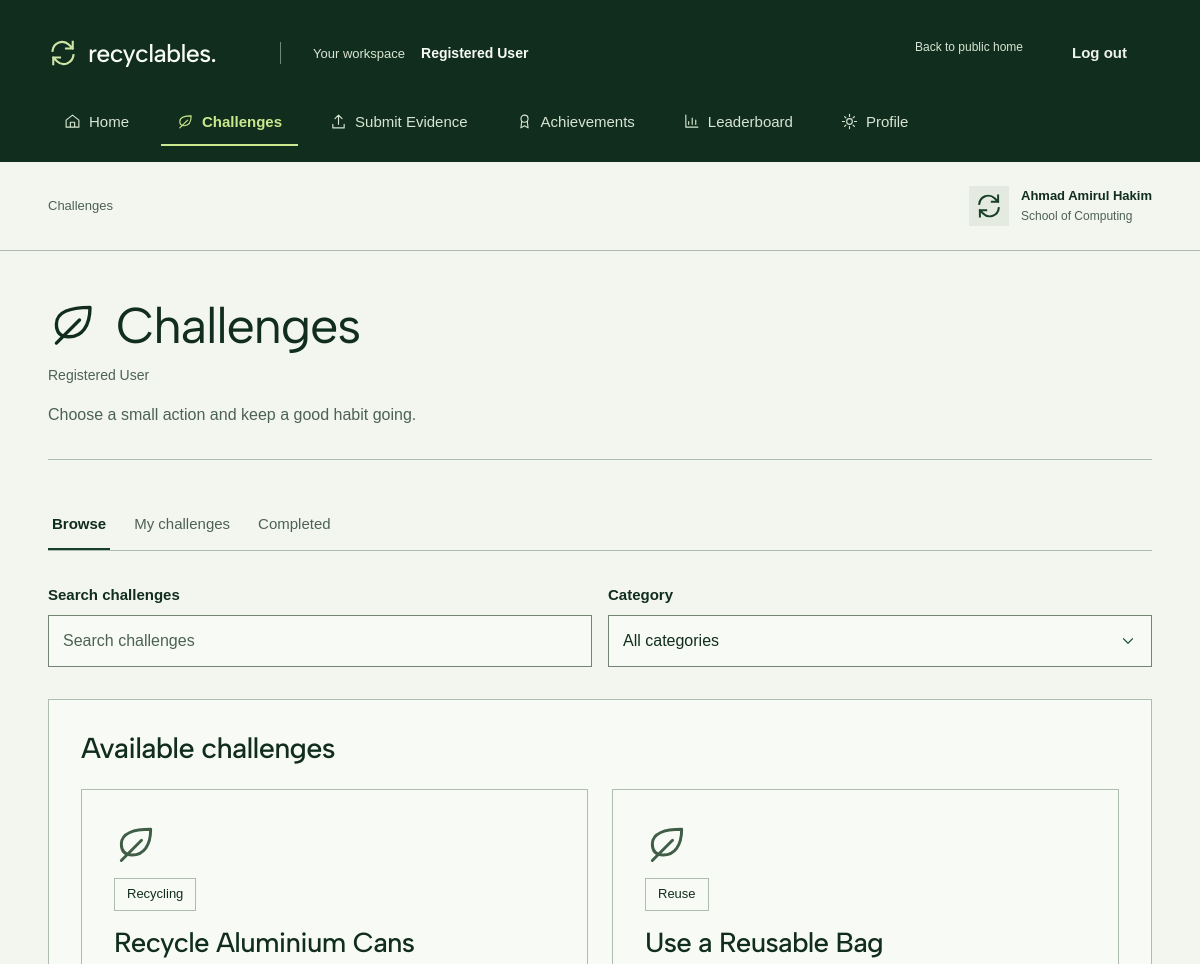
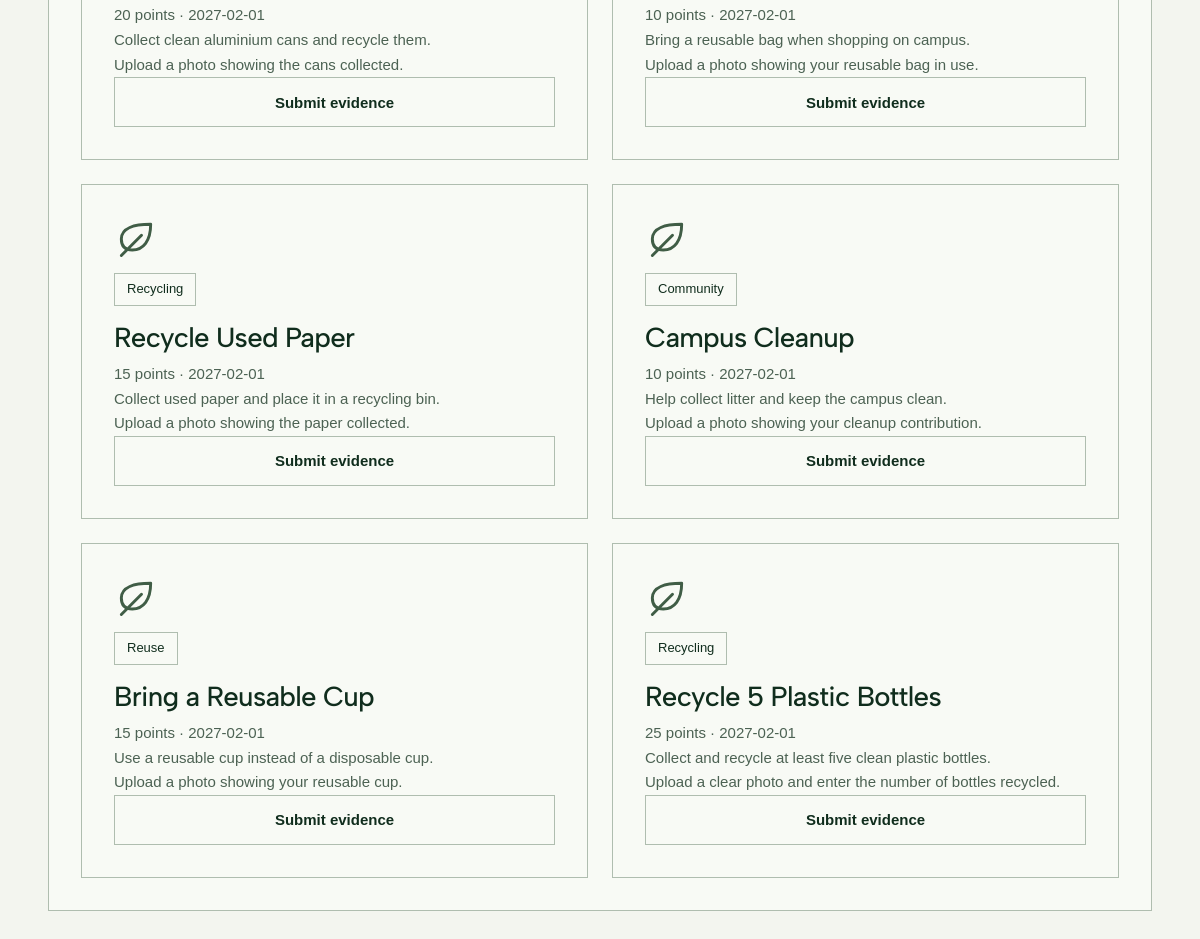
Page /user/challenges.php (signed in) on the committed database (2 pictures, top to bottom).
### tables this page shows
CREATE TABLE IF NOT EXISTS users (
    id INT AUTO_INCREMENT PRIMARY KEY,
    full_name VARCHAR(100) NOT NULL,
    email VARCHAR(254) NOT NULL UNIQUE,
    university_id VARCHAR(20) NOT NULL UNIQUE,
    faculty VARCHAR(100) NOT NULL,
    password VARCHAR(255) NOT NULL,
    role ENUM('user','faculty','coordinator','admin') NOT NULL DEFAULT 'user',
    status ENUM('active','suspended','inactive') NOT NULL DEFAULT 'active',
    can_join TINYINT NOT NULL DEFAULT 1,
    can_submit TINYINT NOT NULL DEFAULT 1,
    created_at TIMESTAMP NOT NULL DEFAULT CURRENT_TIMESTAMP,
    CONSTRAINT chk_academic_faculty CHECK (role NOT IN ('user','faculty') OR faculty IN ('School of Computing','School of Engineering','School of Business','School of Media')),
    CONSTRAINT chk_student_identity CHECK (role <> 'user' OR (email LIKE '%@mail.apu.edu.my' AND email REGEXP '^[^[:space:]@]+@mail[.]apu[.]edu[.]my$' AND CHAR_LENGTH(university_id)=8 AND BINARY university_id REGEXP '^TP[0-9]{6}$'))
);

CREATE TABLE IF NOT EXISTS challenges (
    id INT AUTO_INCREMENT PRIMARY KEY,
    title VARCHAR(180) NOT NULL,
    category VARCHAR(50) NOT NULL,
    description TEXT NOT NULL,
    tracked_item VARCHAR(80) NOT NULL DEFAULT 'Approved activity',
    points INT NOT NULL DEFAULT 0,
    start_date DATE NOT NULL,
    end_date DATE NOT NULL,
    submission_limit INT NOT NULL DEFAULT 1,
    eligibility VARCHAR(50) NOT NULL DEFAULT 'Students and staff',
    completion_requirement VARCHAR(255) NOT NULL DEFAULT '',
    status ENUM('open','closed','draft') NOT NULL DEFAULT 'open',
    image VARCHAR(100) NOT NULL DEFAULT '',
    created_by INT NULL,
    FOREIGN KEY (created_by) REFERENCES users(id) ON DELETE SET NULL
);

### includes/functions.php (called while the page is built, shortened)
<?php
function e($value) {
    return htmlspecialchars((string)$value, ENT_QUOTES, 'UTF-8');
}
function query($sql, $values = []) {
    global $conn;
    $stmt = mysqli_prepare($conn, $sql);
    if ($values) mysqli_stmt_bind_param($stmt, str_repeat('s', count($values)), ...$values);
    mysqli_stmt_execute($stmt);
    return $stmt;
}
function rows($sql, $values = []) {
    return mysqli_fetch_all(mysqli_stmt_get_result(query($sql, $values)), MYSQLI_ASSOC);
}
function one($sql, $values = []) {
    $records = rows($sql, $values);
    return $records[0] ?? null;
}

### includes/bootstrap.php (called while the page is built, shortened)
<?php
require_once __DIR__ . '/routes.php';
require_once __DIR__ . '/functions.php';
$base = rtrim(str_replace('\\', '/', dirname($_SERVER['SCRIPT_NAME'])), '/');
if (in_array(basename($base), ['user', 'faculty', 'coordinator', 'admin', 'errors'], true)) $base = str_replace('\\', '/', dirname($base));
if ($base === '/' || $base === '.') $base = '';
try {
    if (isset($_SESSION['user_id'])) {
        $user = one('SELECT * FROM users WHERE id = ? AND status = ?', [$_SESSION['user_id'], 'active']);
    }
} catch (mysqli_sql_exception $exception) {
    error_log($exception->getMessage());
    http_response_code(503);
    exit('Database unavailable. Start MySQL in XAMPP, run the supplied setup SQL in phpMyAdmin, and check includes/config.php.');
}

### includes/data.php (called while the page is built, shortened)
<?php
$section = basename($page, '.php');
$role = $user['role'] ?? '';
$uid = $user['id'] ?? 0;
$faculty = $user['faculty'] ?? '';
function page_records($kind) {
    global $user,$role,$uid,$faculty,$section,$record;
    if ($kind === 'challenges') {
        $where = ''; $params=[];
        if ($role === 'user' || !$user) $where = " WHERE c.status='open' AND c.start_date<=CURDATE() AND c.end_date>=CURDATE()";
        $faculty_scope = $role === 'faculty' ? ' AND u.faculty=?' : '';
        $sql = "SELECT c.*, (SELECT COUNT(*) FROM user_challenges uc JOIN users u ON u.id=uc.user_id WHERE uc.challenge_id=c.id" . $faculty_scope . ") AS joined,
            (SELECT COUNT(DISTINCT s.user_id) FROM submissions s JOIN users u ON u.id=s.user_id WHERE s.challenge_id=c.id AND s.status='approved'" . $faculty_scope . ") AS completed FROM challenges c" . $where . ' ORDER BY c.id DESC';
        return rows($sql, array_merge($role === 'faculty' ? [$faculty,$faculty] : [],$params));
    }
    return [];
}

### includes/routes.php (called while the page is built, shortened)
<?php
function screen_page($screens,$default) {
    $view=$_GET['view'] ?? $default;
    return $screens[$view];
}

### includes/cards.php (the view, shortened to what this page needs)
<?php
$card_rows=page_records('challenges');
foreach ($card_rows as $challenge) {
    $featured= $user && $role === 'faculty' ? one('SELECT * FROM faculty_promotions WHERE faculty=? AND challenge_id=?',[$faculty,$challenge['id']]) : null;
?>
<article class="media-card" data-record data-category="<?= e($challenge['category']) ?>">
  <?php if ($challenge['image'] && $user): ?>
  <img src="<?= e($base) ?>/file.php?type=challenge&amp;id=<?= (int)$challenge['id'] ?>" alt="<?= e($challenge['title']) ?>" width="600" height="400" loading="lazy">
  <?php else: ?><svg class="heading-icon challenge-symbol" aria-hidden="true" viewBox="0 0 24 24"><path d="M20 4c0 9-4 14-10 14-4 0-6-2-6-6C4 6 11 4 20 4ZM4 21l11-11"></path></svg><?php endif; ?>
  <span class="category-tag"><?= e($challenge['category']) ?></span>
  <h3><?= e($challenge['title']) ?></h3>
  <p><?= e($challenge['points']) ?> points · <?= e($challenge['end_date']) ?></p>
  <p><?= e($challenge['description']) ?></p>
  <p class="field-hint"><?= e($challenge['completion_requirement']) ?></p>
  <?php if ($role === 'faculty'): ?>
  <form method="post">
    <?= csrf_field() ?><input type="hidden" name="action" value="promote">
    <input type="hidden" name="id" value="<?= (int)$challenge['id'] ?>">
    <input type="hidden" name="remove" value="<?= $featured ? '1' : '0' ?>">
    <button type="submit" class="button button--outline"><?= $featured ? 'Remove feature' : 'Feature for faculty' ?></button>
  </form>
  <?php elseif ($role === 'user'): ?>
    <?php if (one('SELECT * FROM user_challenges WHERE user_id=? AND challenge_id=?',[$uid,$challenge['id']])): ?>
    <a class="button button--outline" href="<?= e($base) ?>/user/evidence.php?view=submit-evidence-new-submission&amp;challenge_id=<?= (int)$challenge['id'] ?>">Submit evidence</a>
    <?php endif; ?>
  <?php endif; ?>
</article>
<?php } ?>

### includes/layout.php (shortened to what this page needs)
<?php
function page_start($title,$location,$dialog=false) {
    global $user,$base,$role,$section;
?>
<!DOCTYPE html>
<html lang="en" class="workspace-page">
<head>
  <link rel="stylesheet" href="../styles.css">
  <link rel="stylesheet" href="../assets/finishing.css?v=tiers-1">
</head>
<body<?= $dialog ? '' : ' class="app-shell"' ?>>
<?php switch($role) {
case 'user': ?>
<aside class="app-sidebar" aria-label="Registered User workspace">
      <a class="brand" href="../index.php">
        <img src="../assets/brand-mark.svg" alt="" width="32" height="32">
        <span>recyclables.</span>
      </a>
      <div class="sidebar-context">
        <span class="eyebrow">Your workspace</span>
        <strong>Registered User</strong>
      </div>
      <nav class="sidebar-nav" aria-label="Workspace navigation">
        <a class="sidebar-link<?= $section === 'home' ? ' is-active' : '' ?>" href="../user/home.php?view=overview">
          <svg class="icon" aria-hidden="true" viewbox="0 0 24 24">
            <path d="m3 10 9-7 9 7v10H3V10Zm6 10v-7h6v7"></path>
          </svg>
          <span>Home</span>
        </a>
        <a class="sidebar-link<?= str_starts_with($section, 'challenges') ? ' is-active' : '' ?>" href="../user/challenges.php?view=challenges-browse">
          <svg class="icon" aria-hidden="true" viewbox="0 0 24 24">
            <path d="M20 4c0 9-4 14-10 14-4 0-6-2-6-6C4 6 11 4 20 4Z"></path>
            <path d="m4 21 11-11"></path>
          </svg>
          <span>Challenges</span>
        </a>
        <a class="sidebar-link<?= str_starts_with($section, 'submit') ? ' is-active' : '' ?>" href="../user/evidence.php?view=submit-evidence-new-submission">
          <svg class="icon" aria-hidden="true" viewbox="0 0 24 24">
            <path d="M12 16V3m-5 5 5-5 5 5M4 16v5h16v-5"></path>
          </svg>
          <span>Submit Evidence</span>
        </a>
        <a class="sidebar-link<?= str_starts_with($section, 'achievements') ? ' is-active' : '' ?>" href="../user/account.php?view=achievements-earned">
          <svg class="icon" aria-hidden="true" viewbox="0 0 24 24">
            <circle cx="12" cy="8" r="5"></circle>
            <path d="m8 12-1 9 5-3 5 3-1-9"></path>
          </svg>
          <span>Achievements</span>
        </a>
        <a class="sidebar-link<?= str_starts_with($section, 'leaderboard') ? ' is-active' : '' ?>" href="../user/account.php?view=leaderboard-individual-ranking">
          <svg class="icon" aria-hidden="true" viewbox="0 0 24 24">
            <path d="M4 3v17h17M8 16v-4m5 4V7m5 9v-6"></path>
          </svg>
          <span>Leaderboard</span>
        </a>
        <a class="sidebar-link<?= str_starts_with($section, 'profile') ? ' is-active' : '' ?>" href="../user/account.php?view=profile-profile">
          <svg class="icon" aria-hidden="true" viewbox="0 0 24 24">
            <circle cx="12" cy="12" r="4"></circle>
            <path d="M12 2v3m0 14v3M2 12h3m14 0h3M5 5l2 2m10 10 2 2M5 19l2-2M17 7l2-2"></path>
          </svg>
          <span>Profile</span>
        </a>
      </nav>
      <div class="sidebar-bottom">
        <a class="sidebar-back" href="../index.php">Back to public home</a>
      <form method="post"><?php echo csrf_field(); ?><input type="hidden" name="action" value="logout"><button class="button button--quiet" type="submit">Log out</button></form></div>
    </aside>
<?php break;
case 'faculty': ?>
<?php break;
} ?>
<header class="workspace-header">
  <span class="workspace-location"><?= e($location) ?></span>
  <div class="account-chip">
    <img class="avatar" src="../assets/brand-mark.svg" alt="" width="32" height="32">
    <div><strong><?= e($user['full_name']) ?></strong><span><?= e($user['faculty']) ?></span></div>
  </div>
</header>
<?php }
function page_end() { ?>
</body>
</html>
<?php }
function section_icon($name) {
    $paths=[
        'home'=>'m3 10 9-7 9 7v10H3V10Zm6 10v-7h6v7',
        'challenges'=>'M20 4c0 9-4 14-10 14-4 0-6-2-6-6C4 6 11 4 20 4ZM4 21l11-11',
        'submissions'=>'m5 12 4 4L19 6',
        'campaigns'=>'M3 5h18v16H3zM7 3v4m10-4v4M3 11h18',
        'reports'=>'M5 3h9l5 5v13H5V3Zm9 0v5h5M8 12h8m-8 4h8',
        'users'=>'M9 11a4 4 0 1 0 0-8 4 4 0 0 0 0 8ZM2 21v-3a7 7 0 0 1 14 0v3M17 4a4 4 0 0 1 0 8m3 9v-3',
        'achievements'=>'M12 13a5 5 0 1 0 0-10 5 5 0 0 0 0 10Zm-4-1-1 9 5-3 5 3-1-9',
        'announcements'=>'m3 10 17-6v15L3 14v-4Zm4 5 2 6h4l-2-5',
        'analytics'=>'M4 3v17h17M8 16v-4m5 4V7m5 9v-6',
        'profile'=>'M12 13a5 5 0 1 0 0-10 5 5 0 0 0 0 10ZM3 22a9 9 0 0 1 18 0'
    ];
    $name=strtolower($name);
    if (str_contains($name,'challenge')) $name='challenges';
    return '<svg class="heading-icon" aria-hidden="true" viewBox="0 0 24 24"><path d="'.($paths[$name] ?? $paths['home']).'"></path></svg>';
}

### assets/finishing.css (style rules this page uses)
.heading-icon { display:inline-block;width:1em;height:1em;vertical-align:-.12em;margin-right:.35em;fill:none;stroke:currentColor;stroke-width:1.6;stroke-linecap:round;stroke-linejoin:round }
.media-card>.challenge-symbol { width:44px;height:44px;margin-bottom:12px;color:#405d46 }
.account-chip .avatar { padding:6px;box-sizing:border-box }
.sidebar-bottom button { color:#eef3e8 }

### rows in the picture
users: full_name "Ahmad Amirul Hakim", faculty "School of Computing"
challenges: category "Recycling", title "Recycle Aluminium Cans", points "20", end_date "2027-02-01", description "Collect clean aluminium cans and recycle them.", completion_requirement "Upload a photo showing the cans collected."
challenges: category "Reuse", title "Use a Reusable Bag", points "10", end_date "2027-02-01", description "Bring a reusable bag when shopping on campus.", completion_requirement "Upload a photo showing your reusable bag in use."
challenges: category "Recycling", title "Recycle Used Paper", points "15", end_date "2027-02-01", description "Collect used paper and place it in a recycling bin.", completion_requirement "Upload a photo showing the paper collected."
challenges: category "Community", title "Campus Cleanup", points "10", end_date "2027-02-01", description "Help collect litter and keep the campus clean.", completion_requirement "Upload a photo showing your cleanup contribution."
challenges: category "Reuse", title "Bring a Reusable Cup", points "15", end_date "2027-02-01", description "Use a reusable cup instead of a disposable cup.", completion_requirement "Upload a photo showing your reusable cup."
challenges: category "Recycling", title "Recycle 5 Plastic Bottles", points "25", end_date "2027-02-01", description "Collect and recycle at least five clean plastic bottles.", completion_requirement "Upload a clear photo and enter the number of bottles recycled."

### other values in the picture
$location "Challenges"
